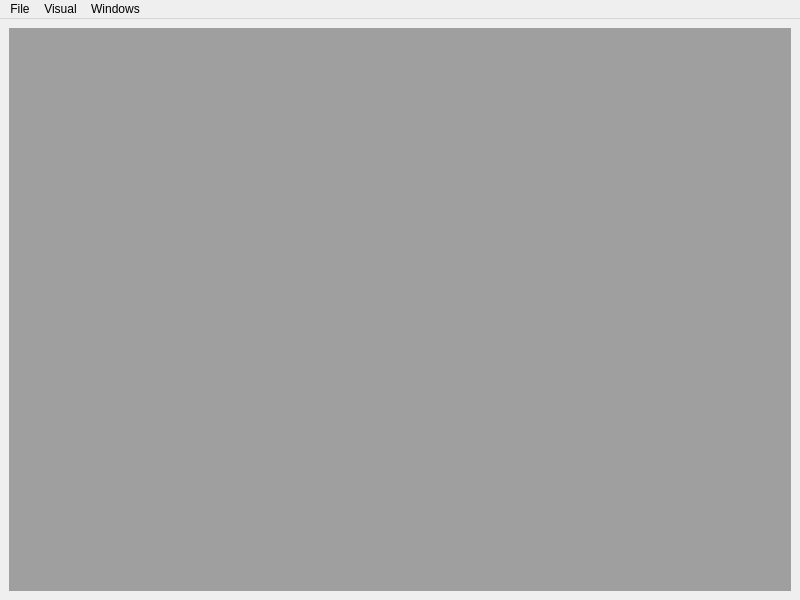
<?xml version="1.0" encoding="UTF-8"?>
<ui version="4.0">
 <class>MainWindow</class>
 <widget class="QMainWindow" name="MainWindow">
  <property name="geometry">
   <rect>
    <x>0</x>
    <y>0</y>
    <width>800</width>
    <height>600</height>
   </rect>
  </property>
  <property name="windowTitle">
   <string>MainWindow</string>
  </property>
  <widget class="QWidget" name="centralwidget">
   <layout class="QGridLayout" name="gridLayout">
    <item row="0" column="0">
     <widget class="QMdiArea" name="mdiArea"/>
    </item>
   </layout>
  </widget>
  <widget class="QMenuBar" name="menubar">
   <property name="geometry">
    <rect>
     <x>0</x>
     <y>0</y>
     <width>800</width>
     <height>23</height>
    </rect>
   </property>
   <widget class="QMenu" name="menuFile">
    <property name="title">
     <string>File</string>
    </property>
    <addaction name="actionLoad"/>
   </widget>
   <widget class="QMenu" name="menuVisualization">
    <property name="title">
     <string>Visual</string>
    </property>
    <addaction name="separator"/>
    <addaction name="actionStats"/>
    <addaction name="separator"/>
    <addaction name="actionScatter_plot"/>
    <addaction name="actionParallel_coordinates"/>
    <addaction name="actionHeatmap"/>
    <addaction name="actionBubble_chart"/>
    <addaction name="separator"/>
   </widget>
   <widget class="QMenu" name="menuWindows">
    <property name="title">
     <string>Windows</string>
    </property>
    <addaction name="actionClose_All"/>
    <addaction name="separator"/>
   </widget>
   <addaction name="menuFile"/>
   <addaction name="menuVisualization"/>
   <addaction name="menuWindows"/>
  </widget>
  <action name="actionLoad">
   <property name="text">
    <string>Load</string>
   </property>
  </action>
  <action name="actionScatter_plot">
   <property name="text">
    <string>Scatter plot</string>
   </property>
  </action>
  <action name="actionParallel_coordinates">
   <property name="text">
    <string>Parallel coordinates</string>
   </property>
  </action>
  <action name="actionHeatmap">
   <property name="text">
    <string>Heatmap</string>
   </property>
  </action>
  <action name="actionBubble_chart">
   <property name="text">
    <string>Bubble chart</string>
   </property>
  </action>
  <action name="actionClose_All">
   <property name="text">
    <string>Close All</string>
   </property>
  </action>
  <action name="actionStats">
   <property name="text">
    <string>Stats</string>
   </property>
  </action>
 </widget>
 <resources/>
 <connections/>
</ui>
